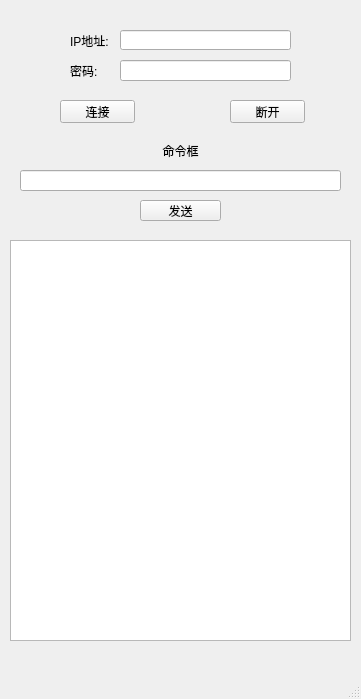
<?xml version="1.0" encoding="UTF-8"?>
<ui version="4.0">
 <class>MainWindow</class>
 <widget class="QMainWindow" name="MainWindow">
  <property name="geometry">
   <rect>
    <x>0</x>
    <y>0</y>
    <width>361</width>
    <height>699</height>
   </rect>
  </property>
  <property name="sizePolicy">
   <sizepolicy hsizetype="Fixed" vsizetype="Fixed">
    <horstretch>0</horstretch>
    <verstretch>0</verstretch>
   </sizepolicy>
  </property>
  <property name="windowTitle">
   <string>center</string>
  </property>
  <widget class="QWidget" name="centralwidget">
   <widget class="QLineEdit" name="le_pwd">
    <property name="geometry">
     <rect>
      <x>120</x>
      <y>60</y>
      <width>171</width>
      <height>21</height>
     </rect>
    </property>
    <property name="echoMode">
     <enum>QLineEdit::Password</enum>
    </property>
   </widget>
   <widget class="QLabel" name="label">
    <property name="geometry">
     <rect>
      <x>70</x>
      <y>60</y>
      <width>51</width>
      <height>21</height>
     </rect>
    </property>
    <property name="text">
     <string>密码:</string>
    </property>
   </widget>
   <widget class="QPushButton" name="btn_conn">
    <property name="geometry">
     <rect>
      <x>60</x>
      <y>100</y>
      <width>75</width>
      <height>23</height>
     </rect>
    </property>
    <property name="text">
     <string>连接</string>
    </property>
   </widget>
   <widget class="QPushButton" name="btn_disconn">
    <property name="geometry">
     <rect>
      <x>230</x>
      <y>100</y>
      <width>75</width>
      <height>23</height>
     </rect>
    </property>
    <property name="text">
     <string>断开</string>
    </property>
   </widget>
   <widget class="QLineEdit" name="le_IPaddr">
    <property name="geometry">
     <rect>
      <x>120</x>
      <y>30</y>
      <width>171</width>
      <height>20</height>
     </rect>
    </property>
   </widget>
   <widget class="QLabel" name="label_2">
    <property name="geometry">
     <rect>
      <x>70</x>
      <y>30</y>
      <width>51</width>
      <height>21</height>
     </rect>
    </property>
    <property name="text">
     <string>IP地址:</string>
    </property>
   </widget>
   <widget class="QTextBrowser" name="tb_sock">
    <property name="geometry">
     <rect>
      <x>10</x>
      <y>240</y>
      <width>341</width>
      <height>401</height>
     </rect>
    </property>
   </widget>
   <widget class="QLineEdit" name="le_command">
    <property name="geometry">
     <rect>
      <x>20</x>
      <y>170</y>
      <width>321</width>
      <height>21</height>
     </rect>
    </property>
   </widget>
   <widget class="QLabel" name="label_3">
    <property name="geometry">
     <rect>
      <x>20</x>
      <y>140</y>
      <width>321</width>
      <height>21</height>
     </rect>
    </property>
    <property name="text">
     <string>命令框</string>
    </property>
    <property name="alignment">
     <set>Qt::AlignCenter</set>
    </property>
   </widget>
   <widget class="QPushButton" name="btn_send">
    <property name="geometry">
     <rect>
      <x>140</x>
      <y>200</y>
      <width>81</width>
      <height>21</height>
     </rect>
    </property>
    <property name="text">
     <string>发送</string>
    </property>
   </widget>
  </widget>
  <widget class="QMenuBar" name="menubar">
   <property name="geometry">
    <rect>
     <x>0</x>
     <y>0</y>
     <width>361</width>
     <height>23</height>
    </rect>
   </property>
  </widget>
  <widget class="QStatusBar" name="statusbar"/>
 </widget>
 <resources/>
 <connections>
  <connection>
   <sender>btn_conn</sender>
   <signal>clicked()</signal>
   <receiver>MainWindow</receiver>
   <slot>btn_conn()</slot>
   <hints>
    <hint type="sourcelabel">
     <x>105</x>
     <y>132</y>
    </hint>
    <hint type="destinationlabel">
     <x>155</x>
     <y>133</y>
    </hint>
   </hints>
  </connection>
  <connection>
   <sender>btn_disconn</sender>
   <signal>clicked()</signal>
   <receiver>MainWindow</receiver>
   <slot>btn_disconn()</slot>
   <hints>
    <hint type="sourcelabel">
     <x>280</x>
     <y>132</y>
    </hint>
    <hint type="destinationlabel">
     <x>328</x>
     <y>136</y>
    </hint>
   </hints>
  </connection>
  <connection>
   <sender>btn_send</sender>
   <signal>clicked()</signal>
   <receiver>MainWindow</receiver>
   <slot>btn_send()</slot>
   <hints>
    <hint type="sourcelabel">
     <x>183</x>
     <y>239</y>
    </hint>
    <hint type="destinationlabel">
     <x>250</x>
     <y>234</y>
    </hint>
   </hints>
  </connection>
 </connections>
 <slots>
  <slot>btn_conn()</slot>
  <slot>btn_disconn()</slot>
  <slot>btn_send()</slot>
 </slots>
</ui>
